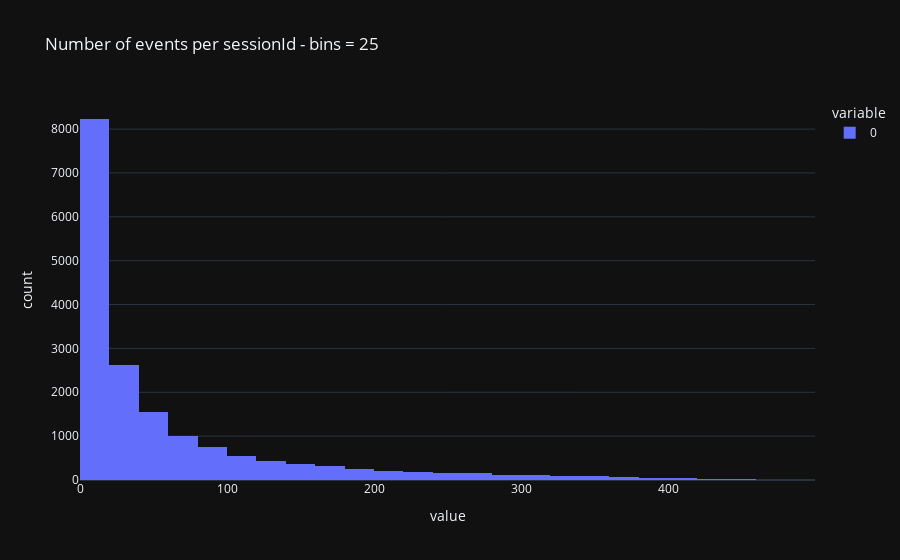

This figure's notebook cell:
### Code cell
nbins=25
px.histogram(listofactions,nbins=nbins,title=f"Number of events per sessionId - bins = {nbins}")

### Figure 1 — Plotly figure (JSON) as saved in the notebook; plotly's stock layout.template omitted (floating-point values rounded to 4 significant figures; data arrays with more than 128 entries replaced by an {"elided": "..."} marker saying what was removed)
{"data": [{"alignmentgroup": "True", "bingroup": "x", "hovertemplate": "variable=0<br>value=%{x}<br>count=%{y}<extra></extra>", "legendgroup": "0", "marker": {"color": "#636efa", "pattern": {"shape": ""}}, "name": "0", "nbinsx": 25, "offsetgroup": "0", "orientation": "v", "showlegend": true, "x": {"elided": "17371 int values"}, "xaxis": "x", "yaxis": "y", "type": "histogram"}], "layout": {"xaxis": {"anchor": "y", "domain": [0.0, 1.0], "title": {"text": "value"}}, "yaxis": {"anchor": "x", "domain": [0.0, 1.0], "title": {"text": "count"}}, "legend": {"title": {"text": "variable"}, "tracegroupgap": 0}, "title": {"text": "Number of events per sessionId - bins = 25"}, "barmode": "relative"}}
